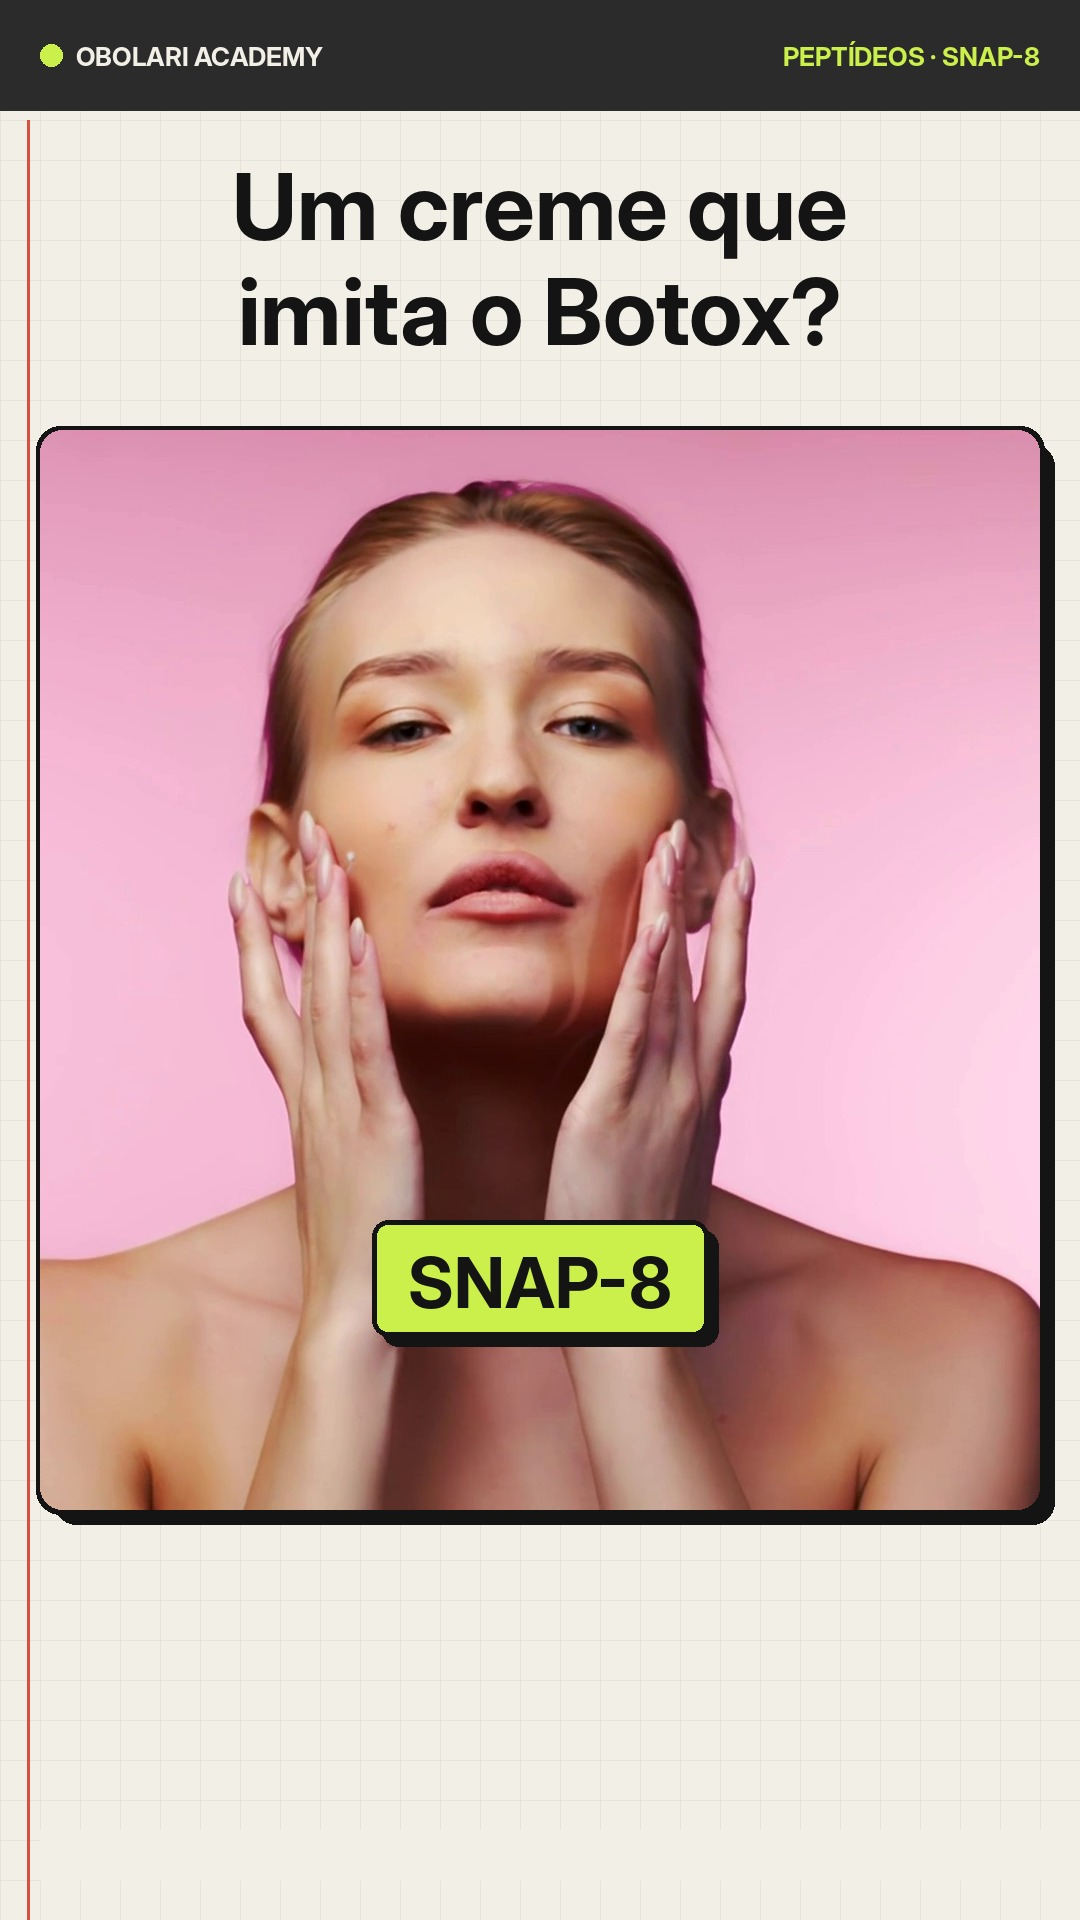

This figure's Python source:
import sys
from PIL import Image, ImageDraw, ImageFont
name, frame, l1, l2, pill = sys.argv[1:6]
FB='/usr/share/fonts/opentype/inter/InterDisplay-Bold.otf'
im=Image.open(f'out_{name}/base.png').convert('RGB'); d=ImageDraw.Draw(im)
d.rectangle([40,1830,1080,1880],fill='#F2EFE6')
fr=Image.open(frame).convert('RGB').resize((1000,1080))
m=Image.open(f'out_{name}/mask.png'); im.paste(fr,(40,430),m)
f=ImageFont.truetype(FB,92); fp=ImageFont.truetype(FB,70)
for i,t in enumerate([l1,l2]):
    w=d.textlength(t,font=f); d.text(((1080-w)/2,150+i*105),t,font=f,fill='#141414')
w=d.textlength(pill,font=fp); x=(1080-w)/2; y=1240
d.rounded_rectangle([x-36+10,y-20+10,x+w+36+10,y+96+10],16,fill='#141414')
d.rounded_rectangle([x-36,y-20,x+w+36,y+96],16,fill='#CBEF4B',outline='#141414',width=5)
d.text((x,y),pill,font=fp,fill='#141414')
im.save(f'capa_{name}.jpg',quality=92)
